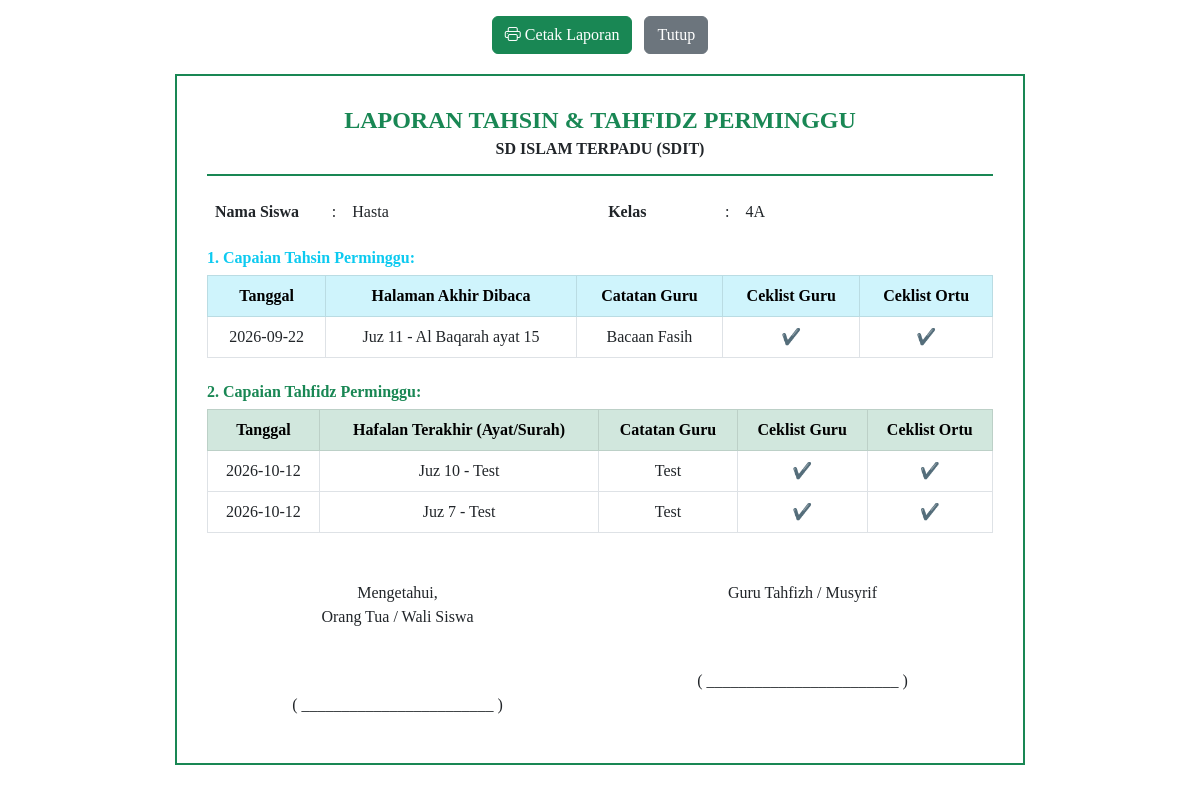
The page /cetak_hafalan/09876543 (signed in) on the database its author committed.
### app.py (models this page shows, shortened)
class Siswa(db.Model):
    __tablename__ = 'siswa'
    id = db.Column(db.String(50), primary_key=True)
    nama = db.Column(db.String(150), nullable=False)
    kelas = db.Column(db.String(50), nullable=False)
    poin = db.Column(db.Integer, default=0)  # Poin awal nol (0)
    user_id_ortu = db.Column(db.Integer, db.ForeignKey('user.id'), nullable=True)
    catatan = db.relationship('RecordsPoin', backref='siswa', lazy=True, cascade="all, delete-orphan", order_by="RecordsPoin.id.asc()")
    tahsin = db.relationship('RecordsTahsin', backref='siswa', lazy=True, cascade="all, delete-orphan", order_by="RecordsTahsin.id.asc()")
    tahfidz = db.relationship('RecordsTahfidz', backref='siswa', lazy=True, cascade="all, delete-orphan", order_by="RecordsTahfidz.id.asc()")

class RecordsTahsin(db.Model):
    __tablename__ = 'records_tahsin'
    id = db.Column(db.Integer, primary_key=True)
    siswa_id = db.Column(db.String(50), db.ForeignKey('siswa.id'), nullable=False)
    tanggal = db.Column(db.String(50), nullable=False)
    halaman_akhir = db.Column(db.String(150), nullable=False)
    catatan = db.Column(db.Text, nullable=True)
    ceklist_guru = db.Column(db.Boolean, default=True)
    ceklist_ortu = db.Column(db.Boolean, default=False)
    catatan_ortu = db.Column(db.Text, nullable=True)
    penilai = db.Column(db.String(100), nullable=True)

class RecordsTahfidz(db.Model):
    __tablename__ = 'records_tahfidz'
    id = db.Column(db.Integer, primary_key=True)
    siswa_id = db.Column(db.String(50), db.ForeignKey('siswa.id'), nullable=False)
    tanggal = db.Column(db.String(50), nullable=False)
    hafalan_terakhir = db.Column(db.String(150), nullable=False)
    catatan = db.Column(db.Text, nullable=True)
    ceklist_guru = db.Column(db.Boolean, default=True)
    ceklist_ortu = db.Column(db.Boolean, default=False)
    catatan_ortu = db.Column(db.Text, nullable=True)
    penilai = db.Column(db.String(100), nullable=True)

### app.py (the view)
@app.route('/cetak_hafalan/<id_siswa>')
@app.route('/riwayat_poin/<id_siswa>')
def cetak_hafalan_siswa(id_siswa):
    if not session.get('role'):
        return redirect(url_for('login'))
    siswa = Siswa.query.get_or_404(id_siswa)
    return render_template('lembar_hafalan.html', siswa=siswa)

### templates/lembar_hafalan.html (shortened to what this page needs)
<!DOCTYPE html>
<html lang="id">
<head>
    <link href="https://cdn.jsdelivr.net/npm/bootstrap@5.3.0/dist/css/bootstrap.min.css" rel="stylesheet">
    <link rel="stylesheet" href="https://cdn.jsdelivr.net/npm/bootstrap-icons@1.11.0/font/bootstrap-icons.css">
</head>
<body>
    <div class="container text-center mt-3 no-print">
        <button onclick="window.print()" class="btn btn-success me-2"><i class="bi bi-printer"></i> Cetak Laporan</button>
        <button onclick="window.close()" class="btn btn-secondary">Tutup</button>
    </div>
    <div class="cetak-box">
        <div class="text-center border-bottom border-2 border-success pb-3 mb-3">
            <h4 class="fw-bold text-success mb-1">LAPORAN TAHSIN & TAHFIDZ PERMINGGU</h4>
            <h6 class="fw-bold mb-0">SD ISLAM TERPADU (SDIT)</h6>
        </div>
        <table class="table table-borderless mb-3">
            <tr>
                <td width="15%"><strong>Nama Siswa</strong></td>
                <td width="2%">:</td>
                <td width="33%">{{ siswa.nama }}</td>
                <td width="15%"><strong>Kelas</strong></td>
                <td width="2%">:</td>
                <td width="33%">{{ siswa.kelas }}</td>
            </tr>
        </table>
        <h6 class="fw-bold text-info">1. Capaian Tahsin Perminggu:</h6>
        <table class="table table-bordered align-middle text-center mb-4">
            <thead class="table-info">
                <tr>
                    <th>Tanggal</th>
                    <th>Halaman Akhir Dibaca</th>
                    <th>Catatan Guru</th>
                    <th>Ceklist Guru</th>
                    <th>Ceklist Ortu</th>
                </tr>
            </thead>
            <tbody>
                {% for t in siswa.tahsin|default([]) %}
                <tr>
                    <td>{{ t.tanggal }}</td>
                    <td>{{ t.halaman_akhir }}</td>
                    <td>{{ t.catatan }}</td>
                    <td>{% if t.ceklist_guru %}✔️{% else %}❌{% endif %}</td>
                    <td>{% if t.ceklist_ortu %}✔️{% else %}❌{% endif %}</td>
                </tr>
                {% else %}
                <tr><td colspan="5" class="text-muted">Belum ada nilai Tahsin.</td></tr>
                {% endfor %}
            </tbody>
        </table>
        <h6 class="fw-bold text-success">2. Capaian Tahfidz Perminggu:</h6>
        <table class="table table-bordered align-middle text-center mb-4">
            <thead class="table-success">
                <tr>
                    <th>Tanggal</th>
                    <th>Hafalan Terakhir (Ayat/Surah)</th>
                    <th>Catatan Guru</th>
                    <th>Ceklist Guru</th>
                    <th>Ceklist Ortu</th>
                </tr>
            </thead>
            <tbody>
                {% for f in siswa.tahfidz|default([]) %}
                <tr>
                    <td>{{ f.tanggal }}</td>
                    <td>{{ f.hafalan_terakhir }}</td>
                    <td>{{ f.catatan }}</td>
                    <td>{% if f.ceklist_guru %}✔️{% else %}❌{% endif %}</td>
                    <td>{% if f.ceklist_ortu %}✔️{% else %}❌{% endif %}</td>
                </tr>
                {% else %}
                <tr><td colspan="5" class="text-muted">Belum ada nilai Tahfidz.</td></tr>
                {% endfor %}
            </tbody>
        </table>
        <div class="row mt-5 text-center">
            <div class="col-6">
                <p>Mengetahui,<br>Orang Tua / Wali Siswa</p>
                <br><br>
                <p>( ________________________ )</p>
            </div>
            <div class="col-6">
                <p>Guru Tahfizh / Musyrif</p>
                <br><br>
                <p>( ________________________ )</p>
            </div>
        </div>
    </div>
</body>
</html>

### templates/lembar_hafalan.html (style rules this page uses)
body { font-family: 'Georgia', serif; background: #fff; }
.cetak-box { border: 2px solid #198754; padding: 30px; margin: 20px auto; max-width: 850px; }

### rows shown on the page
Siswa: nama "Hasta", kelas "4A"
RecordsTahsin: tanggal "2026-09-22", halaman_akhir "Juz 11 - Al Baqarah ayat 15", catatan "Bacaan Fasih"
RecordsTahfidz: tanggal "2026-10-12", hafalan_terakhir "Juz 10 - Test", catatan "Test"
RecordsTahfidz: tanggal "2026-10-12", hafalan_terakhir "Juz 7 - Test", catatan "Test"
